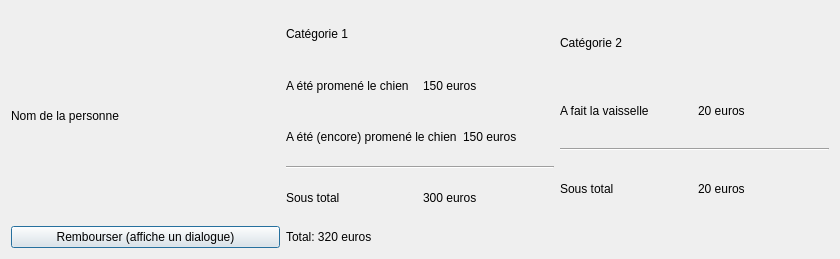
<?xml version="1.0" encoding="UTF-8"?>
<ui version="4.0">
 <class>Dialog</class>
 <widget class="QDialog" name="Dialog">
  <property name="geometry">
   <rect>
    <x>0</x>
    <y>0</y>
    <width>840</width>
    <height>259</height>
   </rect>
  </property>
  <property name="windowTitle">
   <string>Dialog</string>
  </property>
  <layout class="QGridLayout" name="gridLayout">
   <item row="0" column="1">
    <layout class="QVBoxLayout" name="verticalLayout_3">
     <item>
      <widget class="QLabel" name="label">
       <property name="text">
        <string>Catégorie 1</string>
       </property>
      </widget>
     </item>
     <item>
      <layout class="QVBoxLayout" name="verticalLayout_2">
       <item>
        <layout class="QHBoxLayout" name="horizontalLayout">
         <item>
          <widget class="QLabel" name="label_2">
           <property name="text">
            <string>A été promené le chien</string>
           </property>
          </widget>
         </item>
         <item>
          <widget class="QLabel" name="label_3">
           <property name="text">
            <string>150 euros</string>
           </property>
          </widget>
         </item>
        </layout>
       </item>
      </layout>
     </item>
     <item>
      <layout class="QHBoxLayout" name="horizontalLayout_2">
       <item>
        <widget class="QLabel" name="label_4">
         <property name="text">
          <string>A été (encore) promené le chien</string>
         </property>
        </widget>
       </item>
       <item>
        <widget class="QLabel" name="label_5">
         <property name="text">
          <string>150 euros</string>
         </property>
        </widget>
       </item>
      </layout>
     </item>
     <item>
      <widget class="Line" name="line">
       <property name="orientation">
        <enum>Qt::Horizontal</enum>
       </property>
      </widget>
     </item>
     <item>
      <layout class="QHBoxLayout" name="horizontalLayout_3">
       <item>
        <widget class="QLabel" name="label_6">
         <property name="text">
          <string>Sous total</string>
         </property>
        </widget>
       </item>
       <item>
        <widget class="QLabel" name="label_7">
         <property name="text">
          <string>300 euros</string>
         </property>
        </widget>
       </item>
      </layout>
     </item>
    </layout>
   </item>
   <item row="0" column="2">
    <layout class="QVBoxLayout" name="verticalLayout_4">
     <item>
      <widget class="QLabel" name="label_8">
       <property name="text">
        <string>Catégorie 2</string>
       </property>
      </widget>
     </item>
     <item>
      <layout class="QVBoxLayout" name="verticalLayout_5">
       <item>
        <layout class="QHBoxLayout" name="horizontalLayout_4">
         <item>
          <widget class="QLabel" name="label_9">
           <property name="text">
            <string>A fait la vaisselle</string>
           </property>
          </widget>
         </item>
         <item>
          <widget class="QLabel" name="label_10">
           <property name="text">
            <string>20 euros</string>
           </property>
          </widget>
         </item>
        </layout>
       </item>
      </layout>
     </item>
     <item>
      <widget class="Line" name="line_2">
       <property name="orientation">
        <enum>Qt::Horizontal</enum>
       </property>
      </widget>
     </item>
     <item>
      <layout class="QHBoxLayout" name="horizontalLayout_6">
       <item>
        <widget class="QLabel" name="label_13">
         <property name="text">
          <string>Sous total</string>
         </property>
        </widget>
       </item>
       <item>
        <widget class="QLabel" name="label_14">
         <property name="text">
          <string>20 euros</string>
         </property>
        </widget>
       </item>
      </layout>
     </item>
    </layout>
   </item>
   <item row="1" column="1" colspan="2">
    <widget class="QLabel" name="label_11">
     <property name="text">
      <string>Total: 320 euros</string>
     </property>
    </widget>
   </item>
   <item row="0" column="0">
    <widget class="QLabel" name="label_12">
     <property name="text">
      <string>Nom de la personne</string>
     </property>
    </widget>
   </item>
   <item row="1" column="0">
    <widget class="QPushButton" name="pushButton">
     <property name="text">
      <string>Rembourser (affiche un dialogue)</string>
     </property>
    </widget>
   </item>
  </layout>
 </widget>
 <resources/>
 <connections/>
</ui>
